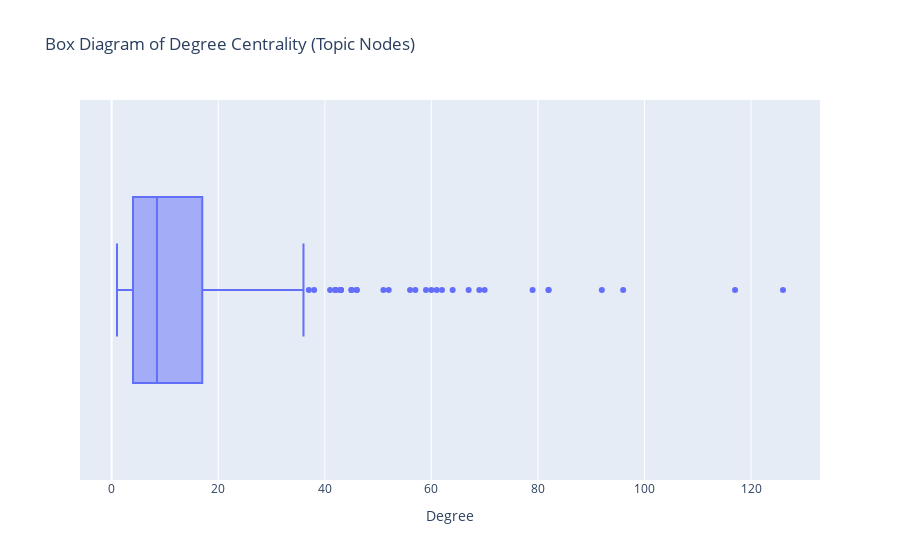

Notebook code cell kept with this figure:
### Code cell
topicDegree = nx.degree(B, topic_nodes) 
topic_degree_df = pd.DataFrame(topicDegree, columns=['User','Degree'])
fig = px.box(topic_degree_df, x='Degree', title="Box Diagram of Degree Centrality (Topic Nodes)")
fig.show()

### Figure 1 — Plotly figure (JSON) as saved in the notebook; plotly's stock layout.template omitted (floating-point values rounded to 4 significant figures; data arrays with more than 128 entries replaced by an {"elided": "..."} marker saying what was removed)
{"data": [{"alignmentgroup": "True", "hovertemplate": "Degree=%{x}<extra></extra>", "legendgroup": "", "marker": {"color": "#636efa"}, "name": "", "notched": false, "offsetgroup": "", "orientation": "h", "showlegend": false, "type": "box", "x": {"elided": "522 int values"}, "x0": " ", "xaxis": "x", "y0": " ", "yaxis": "y"}], "layout": {"autosize": true, "boxmode": "group", "legend": {"tracegroupgap": 0}, "title": {"text": "Box Diagram of Degree Centrality (Topic Nodes)"}, "xaxis": {"anchor": "y", "autorange": true, "domain": [0, 1], "range": [-5.944, 132.9], "title": {"text": "Degree"}, "type": "linear"}, "yaxis": {"anchor": "x", "autorange": true, "domain": [0, 1], "range": [-0.5, 0.5], "type": "category"}}}
